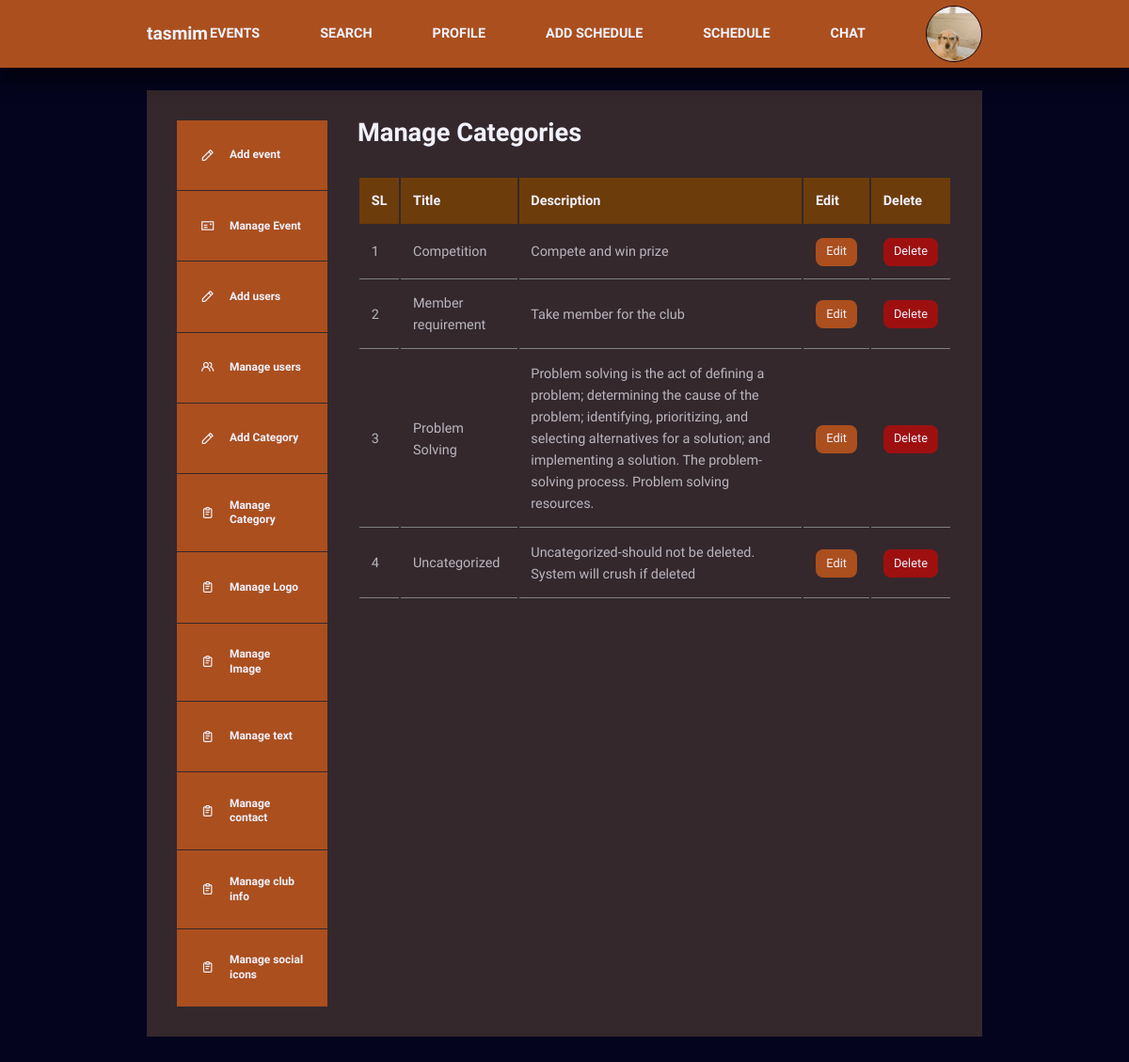
The app's page /dashboard_category.php (signed in) with its own data.
### tables this page shows
CREATE TABLE `users` (
  `id` int(11) NOT NULL,
  `name` varchar(255) NOT NULL,
  `email` varchar(255) NOT NULL,
  `phone` bigint(255) NOT NULL,
  `password` varchar(255) NOT NULL,
  `user_type` varchar(255) NOT NULL,
  `photo` varchar(255) NOT NULL
);

CREATE TABLE `category` (
  `id` int(11) NOT NULL,
  `title` varchar(255) NOT NULL,
  `description` varchar(255) NOT NULL
);

### dashboard_category.php (the view, shortened to what this page needs)
<?php
require 'header_one.php';
require 'db.php';
$select = "SELECT * FROM category ORDER BY title";
$select_category = mysqli_query($db_connection,$select);
?>
<section class="dashboard">
    <div class="container dashboard__container">
        <aside>
            <ul>
            <li><a href="add_events.php"><i class="uil uil-pen"></i>
                        <h5>Add event</h5>
                    </a></li>
                <li><a href="dashboard_events.php"><i class="uil uil-postcard"></i>
                        <h5>Manage Event</h5>
                    </a></li>
                <li><a href="add_user.php"><i class="uil uil-pen"></i>
                        <h5>Add users</h5>
                    </a></li>
                <li><a href="dashboard_user.php"><i class="uil uil-users-alt"></i>
                        <h5>Manage users</h5>
                    </a></li>
                <li><a href="add_category.php"><i class="uil uil-pen"></i>
                        <h5>Add Category</h5>
                    </a></li>
                <li><a href="dashboard_category.php"><i class="uil uil-clipboard-notes"></i>
                        <h5>Manage Category</h5>
                    </a></li>
                <li><a href="dashboard_logo.php"><i class="uil uil-clipboard-notes"></i>
                        <h5>Manage Logo</h5>
                    </a></li>
                    <li><a href="dashboard_image.php"><i class="uil uil-clipboard-notes"></i>
                        <h5>Manage Image</h5>
                    </a></li>
                    <li><a href="dashboard_text.php"><i class="uil uil-clipboard-notes"></i>
                        <h5>Manage text</h5>
                    </a></li>
                    <li><a href="dashboard_about.php"><i class="uil uil-clipboard-notes"></i>
                        <h5>Manage contact</h5>
                    </a></li>
                    <li><a href="about-club_dashboard.php"><i class="uil uil-clipboard-notes"></i>
                        <h5>Manage club info</h5>
                    </a></li>
                <li><a href="dashboard_social.php"><i class="uil uil-clipboard-notes"></i>
                        <h5>Manage social icons</h5>
                    </a></li>
            </ul>
        </aside>
        <main>
            <h2>Manage Categories</h2>
            <table>
                <thead>
                    <tr>
                        <th>SL</th>
                        <th>Title</th>
                        <th>Description</th>
                        <th>Edit</th>
                        <th>Delete</th>
                    </tr>
                </thead>
                <tbody>
                <?php foreach ($select_category as $key => $cat) { ?>
                    <tr>
                        <td><?=$key+1?></td>
                        <td><?=$cat['title']?></td>
                        <td><?=$cat['description']?></td>
                        <td><a href="edit_category.php?id=<?=$cat['id']?>" class="btn sm">Edit</a></td>
                        <td><a href="delete_category_post.php?id=<?=$cat['id']?>" class="btn danger">Delete</a></td>
                    </tr>
                    <?php }?>
                </tbody>
            </table>
        </main>
    </div>
</section>

### header_one.php (shortened to what this page needs)
<?php
require 'db.php';
$profile_id = $_SESSION['id'];
$select_loggedin_user = "SELECT * FROM users WHERE id=$profile_id";
$select_loggedin_user_result = mysqli_query($db_connection,$select_loggedin_user);
$select_loggedin_user_result_after_assoc = mysqli_fetch_assoc($select_loggedin_user_result);
?>
<!DOCTYPE html>
<html lang="en">
<head>
    <link rel="stylesheet" href="./style2.css">
    <link rel="stylesheet" href="https://unicons.iconscout.com/release/v4.0.0/css/line.css">
</head>
<body>
 <nav>
    <div class="container nav__container">
        <a href="index.html" class="nav__logo"><?=$select_loggedin_user_result_after_assoc['name']?></a>
        <ul class="nav__items">
            <li><a href="events.php"><b>EVENTS</b></a></li>
            <li><a href="user_search.php"><b>SEARCH</b></a></li>
            <li><a href="user_profile.php"><b>PROFILE</b></a></li>
            <li><a href="schedule_form.php"><b>ADD SCHEDULE</b></a></li>
            <li><a href="schedule_dashboard.php"><b>SCHEDULE</b></a></li>
            <li><a href="chat.php?id=<?=$profile_id?>"><b>CHAT</b></a></li>
            <li class="nav__profile">
                <div class="avater">
                <?php
                    if($select_loggedin_user_result_after_assoc['photo']==null){?>
                    <img src="./images/photo.jpg">
                    <?php }else{?>
                        <img width="60px" height="60px"  src="./uploads/profile_pic/<?=$select_loggedin_user_result_after_assoc['photo'] ?>" alt="">
                    <?php }?>
                </div>
            </li>
        </ul>
    </div>
</nav>

### style2.css (style rules this page uses)
:root { --color-primary:#ab4f1e; --color-primary-light:hsl(21, 79%, 19%); --color-red:rgb(158, 16, 16); --color-red-light:hsla(4, 78%, 49%, 0.433); --color-green:#00c476; --color-green-light:rgba(223, 123, 36, 0.15); --color-gray-900:#34282C; --color-gray-700:#6d3c0b; --color-gray-300:rgba(242,242,254,0.3); --color-gray-200:rgba(242,242,254,0.7); --color-white:#f2f2fe; --color-bg:#04041e; --border:#C19A6B; --danger:#f44d16; --transition:all 1000ms ease; --container-width-lg:74%; --container-width-md:88%; --form-width:40%; --card-border-radius-1:0.3rem; --card-border-radius-2:0.5rem; --card-border-radius-3:0.8rem; --card-border-radius-4:2rem; --card-border-radius-5:5rem; }
* { margin: 0; padding: 0; outline: 0; border: 0; appearance: 0; list-style: none; text-decoration: none; box-sizing: border-box; }
body { font-family: 'Montserrat Alternates', sans-serif; line-height: 1.6; color: var(--color-gray-200); overflow-x: hidden; background: var(--color-bg); font-size: 0.9rem; }
.container { width: var(--container-width-lg); max-width: 1800px; margin-inline: auto; }
section { margin-top: 3rem; width: 100vw; }
h1,h2,h3,h4,h5 { color: var(--color-white); line-height: 1.3; }
h2 { font-size: 1.7rem; margin: 1rem 0; }
a { color: var(--color-white); transition: var(--transition); }
img { display: block; width: 100%; object-fit: cover; }
nav { background: var(--color-primary); width: 100vw; height: 4.5rem; position: fixed; top: 0; z-index: 10; box-shadow: 0 1rem 1rem rgb(0, 0, 0,0.5); }
.nav__container { height: 100%; display: flex; align-items: center; justify-content: space-between; }
.avater { width:60px; aspect-ratio: 1/1; border-radius: 50%; overflow: hidden; border: 0.1rem solid var(--color-bg); }
.nav__logo { font-weight: 600; font-size: 1.2rem; }
.nav__items { display: flex; align-items: center; gap: 4rem; }
.nav__profile { position: relative; cursor: pointer; }
.btn { display: inline-block; width: fit-content;padding: 0.6rem 1.2rem; background: var(--color-primary); border-radius: var(--card-border-radius-2); cursor: pointer; transition: var(--transition); color: var(--color-white); }
.btn.sm { padding: 0.3rem 0.7rem; font-size: 0.8rem; }
.btn.danger { background: var(--color-red); padding: 0.3rem 0.7rem; font-size: 0.8rem; }
.dashboard { margin-top: 6rem; }
.dashboard__container { display: grid; grid-template-columns: 10rem auto; gap: 1rem; background: var(--color-gray-900); padding: 2rem; margin-bottom: 5rem; }
.dashboard aside a { background: var(--color-primary); display: flex; gap: 1rem; align-items: center; padding: 1.6rem; }
.dashboard aside ul li:not(:last-child) a { border-bottom: 1px solid var(--color-gray-900); }
.dashboard main { margin-left: 1rem; }
.dashboard main h2 { margin: 0 0 2rem 0; line-height: 1; }
.dashboard main table { width: 100%; text-align: left; }
.dashboard main table th { background: var(--color-gray-700); padding: 0.8rem; color: var(--color-white); }
.dashboard main table td { padding: 0.8rem; border-bottom: 1px solid gray; }

### records on screen
users: name "tasmim", photo (picture)
category: title "Competition", description "Compete and win prize"
category: title "Member requirement", description "Take member for the club"
category: title "Problem Solving", description "Problem solving is the act of defining a problem; determining the cause of the problem; identifying, prioritizing, and selecting alternatives for a solution; and implementing a solution. The problem-solving process. Problem solving resources."
category: title "Uncategorized", description "Uncategorized-should not be deleted. System will crush if deleted"
